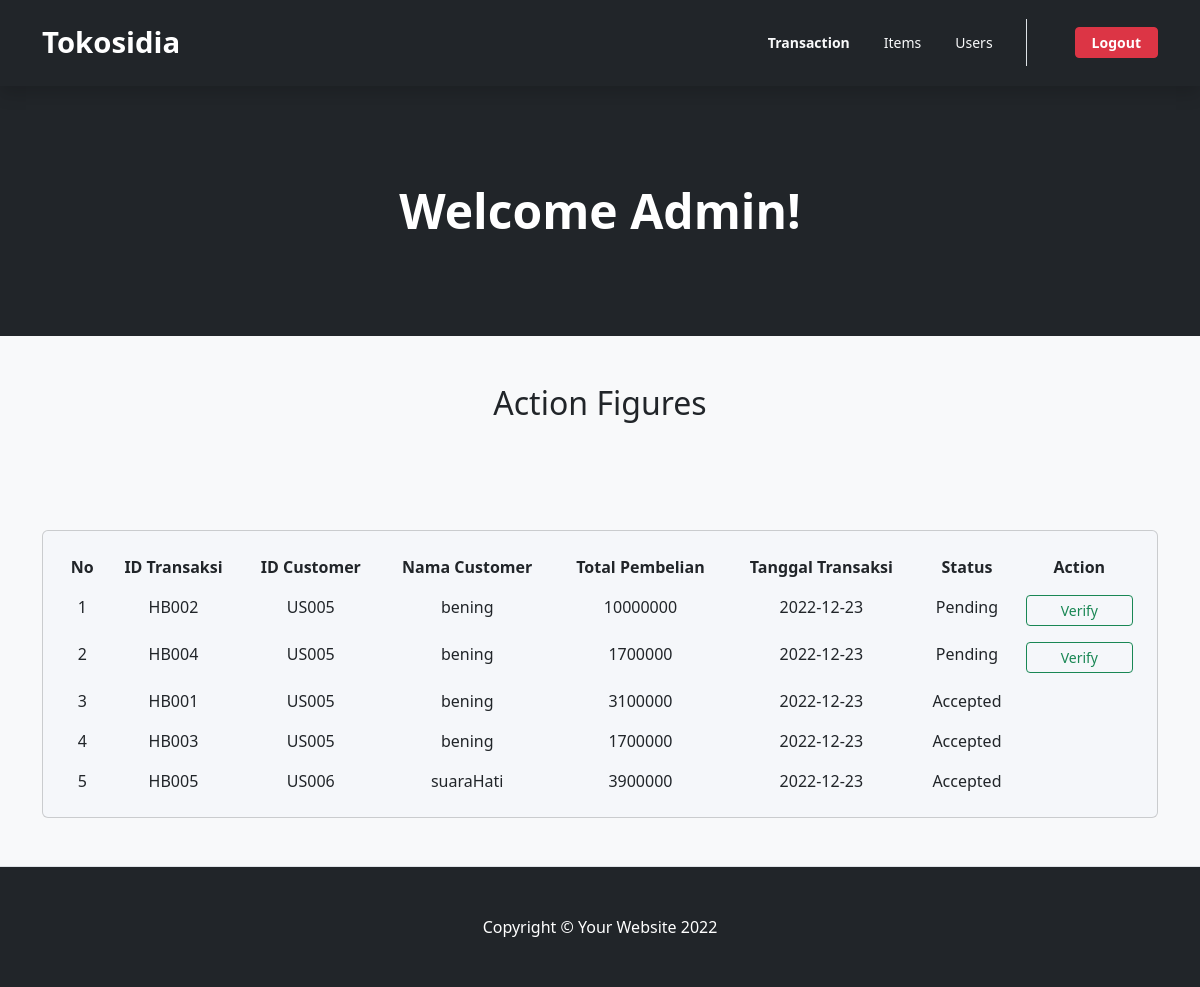
The app's page /admin.php, older data.
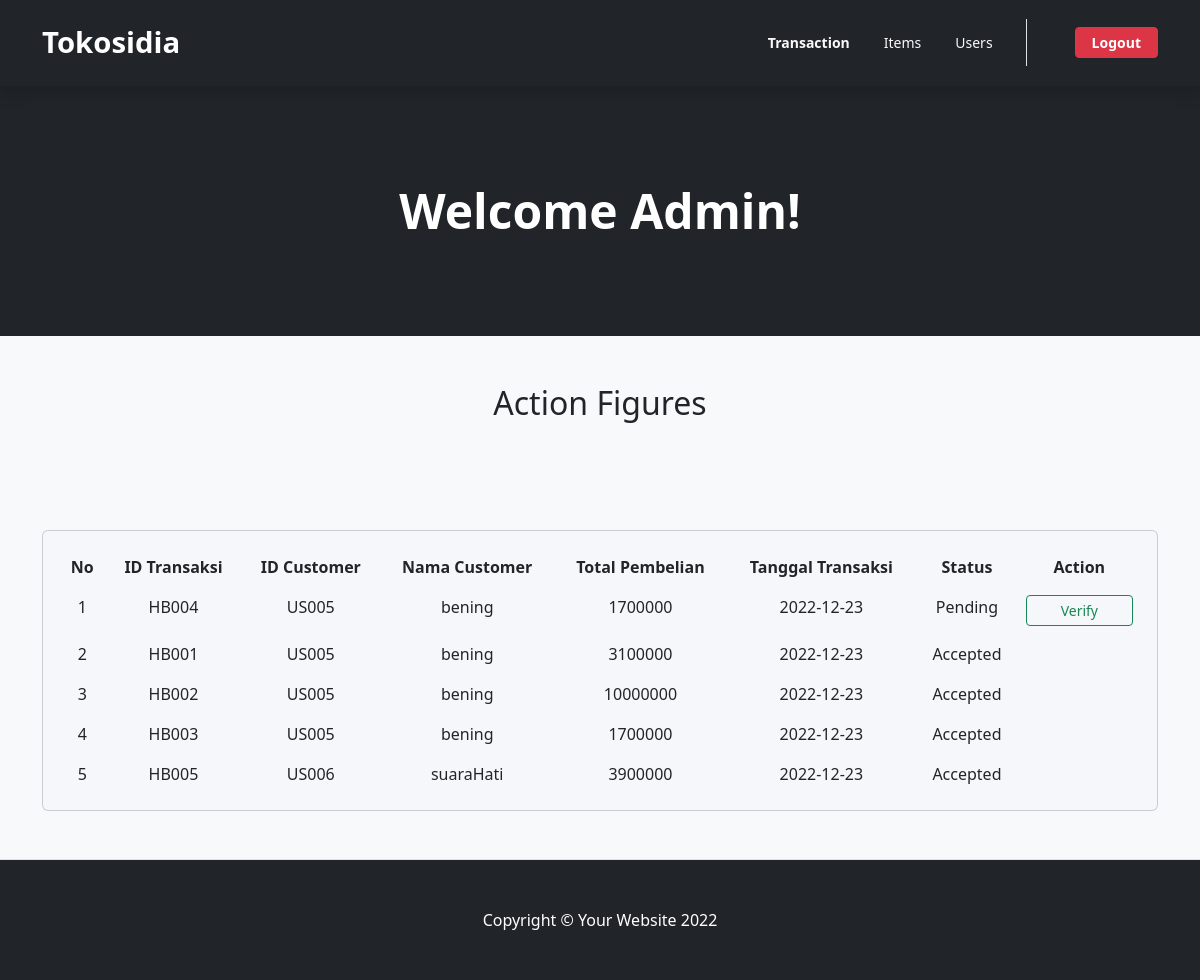
The same page, newer data.
### tables this page shows
CREATE TABLE `htrans_beli` (
  `hb_id` varchar(5) NOT NULL,
  `hb_date` date NOT NULL,
  `hb_total` double NOT NULL,
  `hb_customerid` varchar(5) NOT NULL,
  `hb_di_id` varchar(5) DEFAULT NULL,
  `hb_status` bit(1) NOT NULL DEFAULT b'0' COMMENT '0:pending\r\n1:accepted',
  PRIMARY KEY (`hb_id`),
  KEY `FKCUSTOMER_HTRANSBELI` (`hb_customerid`),
  KEY `FKDISCOUNT_HTRANSBELI` (`hb_di_id`),
  CONSTRAINT `FKCUSTOMER_HTRANSBELI` FOREIGN KEY (`hb_customerid`) REFERENCES `users` (`us_id`),
  CONSTRAINT `FKDISCOUNT_HTRANSBELI` FOREIGN KEY (`hb_di_id`) REFERENCES `discount` (`di_id`)
);

CREATE TABLE `users` (
  `us_id` varchar(5) NOT NULL,
  `us_username` varchar(255) NOT NULL,
  `us_email` varchar(255) NOT NULL,
  `us_gender` tinyint(1) NOT NULL COMMENT '1=Male, 0=Female',
  `us_password` varchar(255) NOT NULL,
  `us_status` int(1) NOT NULL DEFAULT 1,
  PRIMARY KEY (`us_id`)
);

### admin.php (the view, shortened to what the changed rows need)
<?php
    require('action.php');
?>
<!DOCTYPE html>
<html lang="en">
    <head>
        <link href="https://cdn.jsdelivr.net/npm/bootstrap-icons@1.4.1/font/bootstrap-icons.css" rel="stylesheet">
        <link href="https://cdn.jsdelivr.net/npm/bootstrap@5.2.2/dist/css/bootstrap.min.css" rel="stylesheet">
        <link href="assets/css/general.css" rel="stylesheet">
    </head>
    <body>
        <header class="bg-dark py-5">
            <div class="container px-5">
                <div class="row gx-5 justify-content-center">
                    <div class="col-lg-6">
                        <div class="text-center my-5">
                            <h1 class="display-5 fw-bolder text-white mb-2">Welcome Admin!</h1>
                        </div>
                    </div>
                </div>
            </div>
        </header>
        <section class="intro py-5 border-bottom bg-light" id="features">
            <div class="mask d-flex align-items-center h-100">
                <div class="container text-center">
                    <h2>Action Figures</h2>
                    <div class="row justify-content-center">
                        <div class="col-12">
                            <div class="card shadow-2-strong" style="background-color: #f5f7fa;">
                                <div class="card-body">
                                    <div class="table-responsive">
                                        <table class="table table-borderless mb-0 align-items-center justify-content-center">
                                            <thead>
                                            <tr>
                                                <th scope="col">No </th>
                                                <th scope="col">ID Transaksi</th>
                                                <th scope="col">ID Customer</th>
                                                <th scope="col">Nama Customer</th>
                                                <th scope="col">Total Pembelian</th>
                                                <th scope="col">Tanggal Transaksi</th>
                                                <th scope="col">Status</th>
                                                <th scope="col">Action</th>
                                            </tr>
                                            </thead>
                                            <tbody>
                                            <tbody>
                                                <?php
                                                    $query = "SELECT h.hb_id as 'ID_Trans', h.hb_customerid as 'ID' ,u.us_username as 'Cust_name', h.hb_total as 'Total', h.hb_date as 'Tanggal', h.hb_status as 'Status'
                                                             from htrans_beli h join users u on u.us_id = h.hb_customerid order by h.hb_status";
                                                    $query = mysqli_query($con, $query);
                                                    $counter =1;
                                                    while($row = mysqli_fetch_array($query, MYSQLI_ASSOC)){
                                                ?>
                                                <tr>
                                                    <td><?=$counter++?></td>
                                                    <td><?=$row['ID_Trans']?></td>
                                                    <td><?=$row['ID']?></td>
                                                    <td><?=$row['Cust_name']?></td>
                                                    <td><?=$row['Total']?></td>
                                                    <td><?=$row['Tanggal']?></td>
                                                    <td id=<?='td_status'.$row['ID_Trans']?>><?=($row['Status']==0?'Pending':'Accepted')?></td>
                                                    <td class="d-grid gap-2">
                                                        <button name='btn-apply' id=<?=$row['ID_Trans']?> <?=$row['Status']==0?'':'style="display:none;"'?> class='btn btn-outline-success btn-sm px-4'>Verify</button>
                                                    </td>
                                                </tr>
                                                <?php
                                                    }
                                                ?>
                                            </tbody>
                                        </table>
                                    </div>
                                </div>
                            </div>
                        </div>
                    </div>
                </div>
            </div>
        </section>
    </body>
</html>

Row changes from the older to the newer data that the page shows:
changed htrans_beli "HB002": hb_status "Pending Verify" → "Accepted"; moves down the list
